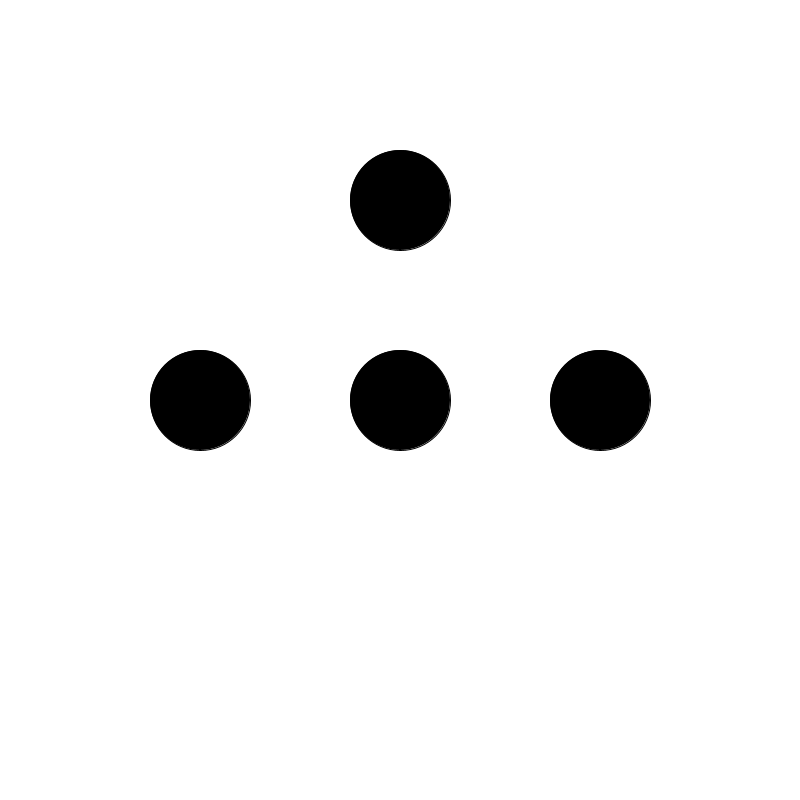
Frame 1 (no input)
Frame 60 (the mouse pressed at the canvas centre just before this capture): identical to frame 1, image omitted
Frame 120 (the mouse held since frame 60 and released just before this capture): identical to frame 1, image omitted

The Processing sketch that drew this single still picture (run headless with seeded random() and noise(); from frame 60 on, the mouse is pressed at the canvas centre):

// Processing sketch: sketch_190611a
// ── sketch_190611a.pde
Ball[] balls = new Ball[4];

void setup() {
    size(800, 800);
    balls[0] = new Ball();
    balls[0].posX += 200;
    balls[1] = new Ball();
    balls[1].posX -= 200;
    balls[2] = new Ball();
    balls[2].posY -= 200;
    balls[3] = new Ball();
}

void draw() {
   background(255,255,255); 
   for (int i = 0; i < 4; ++i) {
       balls[i].Draw();
   }
}

// ── Ball.pde
class Ball{
    int posX;
    int posY;
    int r;
    color fillColor = color(0, 0, 0);
    color strokeColor = color(0,0,0); 

    public void Draw(){
        stroke(strokeColor);
        fill(fillColor);
        ellipse(posX, posY, r, r);
    }

    public Ball(){
        posX = width/2;
        posY = height/2;
        r = 100;
    }
  
  
}
